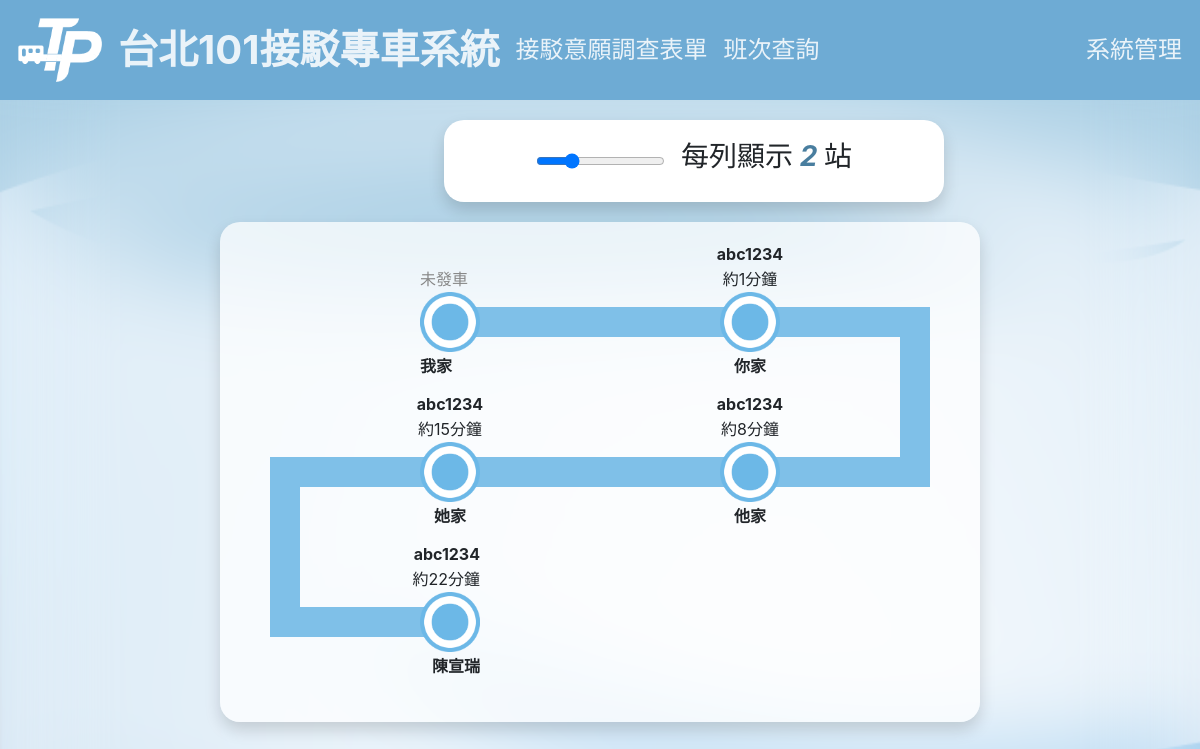
Screenshot of /02_02/index.php with the database file from the repository.
### tables this page shows
CREATE TABLE `indexval` (
  `id` int(10) UNSIGNED NOT NULL,
  `editVal` int(11) NOT NULL DEFAULT 5
);

CREATE TABLE `station` (
  `id` int(10) UNSIGNED NOT NULL,
  `stationName` text NOT NULL,
  `minute` int(11) NOT NULL,
  `waiting` int(11) NOT NULL,
  `rank` int(11) NOT NULL DEFAULT 0,
  `orderTime` timestamp NOT NULL DEFAULT current_timestamp() ON UPDATE current_timestamp()
);

CREATE TABLE `bus` (
  `id` int(11) NOT NULL,
  `busName` text NOT NULL,
  `minute` int(11) NOT NULL,
  `orderTime` timestamp NOT NULL DEFAULT current_timestamp() ON UPDATE current_timestamp()
);

### 02_02/index.php (the view, shortened to what this page needs)
<!DOCTYPE html>
<html lang="en">
<head>
    <link rel="stylesheet" href="./css/style.css">
    <link rel="stylesheet" href="./bs/bootstrap.css">
</head>
<body>
    <?php include "nav.php";
    include "./api/db.php";
    $stations = $conn->query("select * from `station` order by `rank` ASC")->fetchAll(PDO::FETCH_ASSOC);
    $total = count($stations);
    $indexVal = $conn->query("select `editVal` from `indexval`")->fetchColumn();
    $total3 = ceil($total / $indexVal);
    ?>
    <div class="d-flex shadow indexVal">
        <input type="range" name="editVal" id="editVal" value="<?=$indexVal?>" max="5" min="1">
        <h3 class='text-center ml-3'>每列顯示<span class="font-weight-bold" style="color: #497e9f;font-style: italic;">
                <?=$indexVal?>
            </span>站</h3>
    </div>
    <div style="display: flex;justify-content: center;align-items: center;">
        <table class="shadow">
            <?php for($i=0;$i<$total3;$i++){
                ?>
            <tr>
                <?php
                      for($j=0;$j<$indexVal;$j++){
                          $index = $i * $indexVal + $j;
                          if($index >= $total){
                              break;
                          }
                          $station = $stations[$index];
                          $prev = $conn->query("select sum(`waiting`+`minute`) from `station` where `rank`< '{$station['rank']}'")->fetchColumn();
                          $arrive = $prev +$station['minute'];
                          $leave = $arrive +$station['waiting'];
                          $bus = $conn->query("select * from `bus` where `minute` <= $leave order by `minute` DESC")->fetch(PDO::FETCH_ASSOC);
                          if($bus){
                              $station['busName'] = ($bus['minute']< $arrive) ? $bus['busName'] : "<span style='color:red'>" . $bus['busName'] . "</span>";
                              $station['time'] = ($bus['minute']< $arrive) ? "約" . ($arrive-$bus['minute']) . "分鐘": "<span style='color:red'>已到站</span>";
                            }else{
                            $station['busName']='';
                            $station['time']="<span style='color:#888'>未發車</span>";
                           }
                        $station['bus_html']=ob_get_clean();
                        ?>
                <td>
                    <p style="margin-bottom: 135px;font-weight: bold;">
                        <?=$station['busName']?>
                    </p>
                    <p style="margin-bottom: 85px;">
                        <?=$station['time']?>
                    </p>
                    <div class="longStr"></div>
                    <img src="./img/POINT.png" alt="" class="point" onmousemove="show(<?=$station['id']?>)"
                        onmouseout="by(<?=$station['id']?>)">
                    <p style="margin-top: 105px;font-weight: bold;">
                        <?=$station['stationName']?>
                    </p>
                </td>
                <?php
                    }
                    ?>
            </tr>
            <?php
            }
            ?>
        </table>
    </div>
</body>
</html>

### 02_02/nav.php (shortened to what this page needs)
<nav class="navbar navbar-light navbar-expand-lg d-flex w-100" style="justify-content: space-between;align-items: center;padding: 10px;background-color: #6eabd4;">
    <div class="navbar-nav" style="display: flex;align-items: center;">
        <a href="./index.php" class="nav-item"><img class="nav-link" src="./img/bus.png" alt="" style="height: 80px;width: 100px;"></a>
        <a href="./index.php" class="nav-item"><h1 class="m-0 nav-link font-weight-bold">台北101接駁專車系統</h1></a>
        <a href="./form.php" class="nav-item"><h4 class="m-0 nav-link">接駁意願調查表單</h4></a>
        <a href="./search.php" class="nav-item"><h4 class="m-0 nav-link">班次查詢</h4></a>
    </div>
    <div class="navbar-nav">
        <a href="./admin.php" class="nav-item"><h4 class="m-0 nav-link">系統管理</h4></a>
        </div>
</nav>

### 02_02/css/style.css (style rules this page uses)
.nav-link { color: rgba(255, 255, 255, 0.856) !important; }
.nav-item { text-decoration: none !important; }
body { height: 1080px; background-image: url(../img/螢幕擷取畫面\ 2024-07-12\ 135110.png); background-repeat: no-repeat; background-size: cover; backdrop-filter: blur(50px); }

### 02_02/index.php (style rules this page uses)
.longStr { width: 300px; height: 30px; background-color: #7fc0e8; position: relative; }
tr:nth-child(even) { flex-direction: row-reverse; }
tr { display: flex; margin: 50px; }
td { padding: 0 !important; display: flex; justify-content: center; align-items: center; position: relative; }
.point { position: absolute; width: 60px; height: 60px; transition: ease 0.2s; }
p { position: absolute; z-index: 998; }
tr:first-child { justify-content: flex-end; }
table { background-color: #ffffffba; border-radius: 20px; }
.indexVal { justify-content: center; align-items: center; padding: 20px; width: 500px; background-color: #fff; border-radius: 20px; margin: 20px 37%; }

### rows the page displays
indexval: editVal "2"
station: stationName "我家"
bus: busName "abc1234"
station: stationName "你家"
station: stationName "他家"
station: stationName "她家"
station: stationName "陳宣瑞"

### other values shown
$arrive-$bus['minute'] "1"
$arrive-$bus['minute'] "8"
$arrive-$bus['minute'] "15"
$arrive-$bus['minute'] "22"
